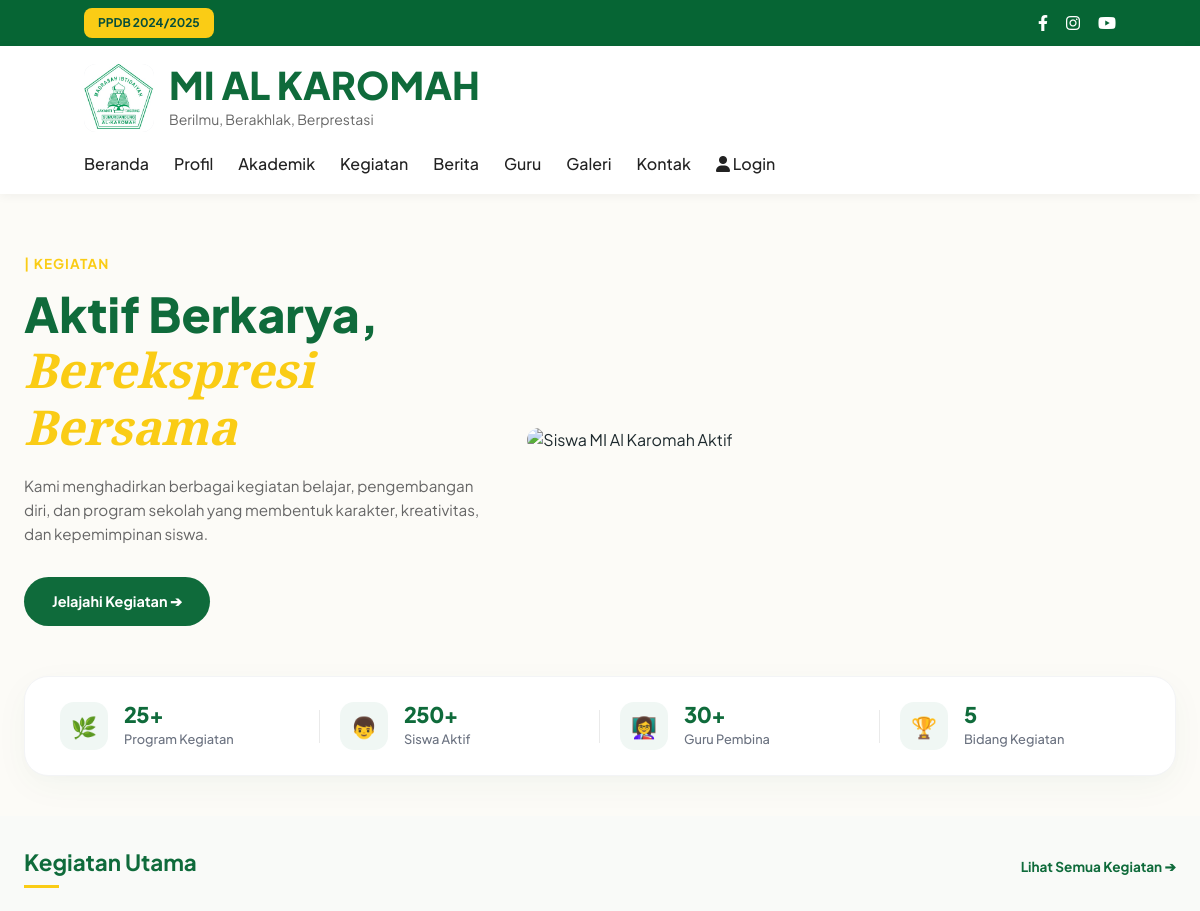
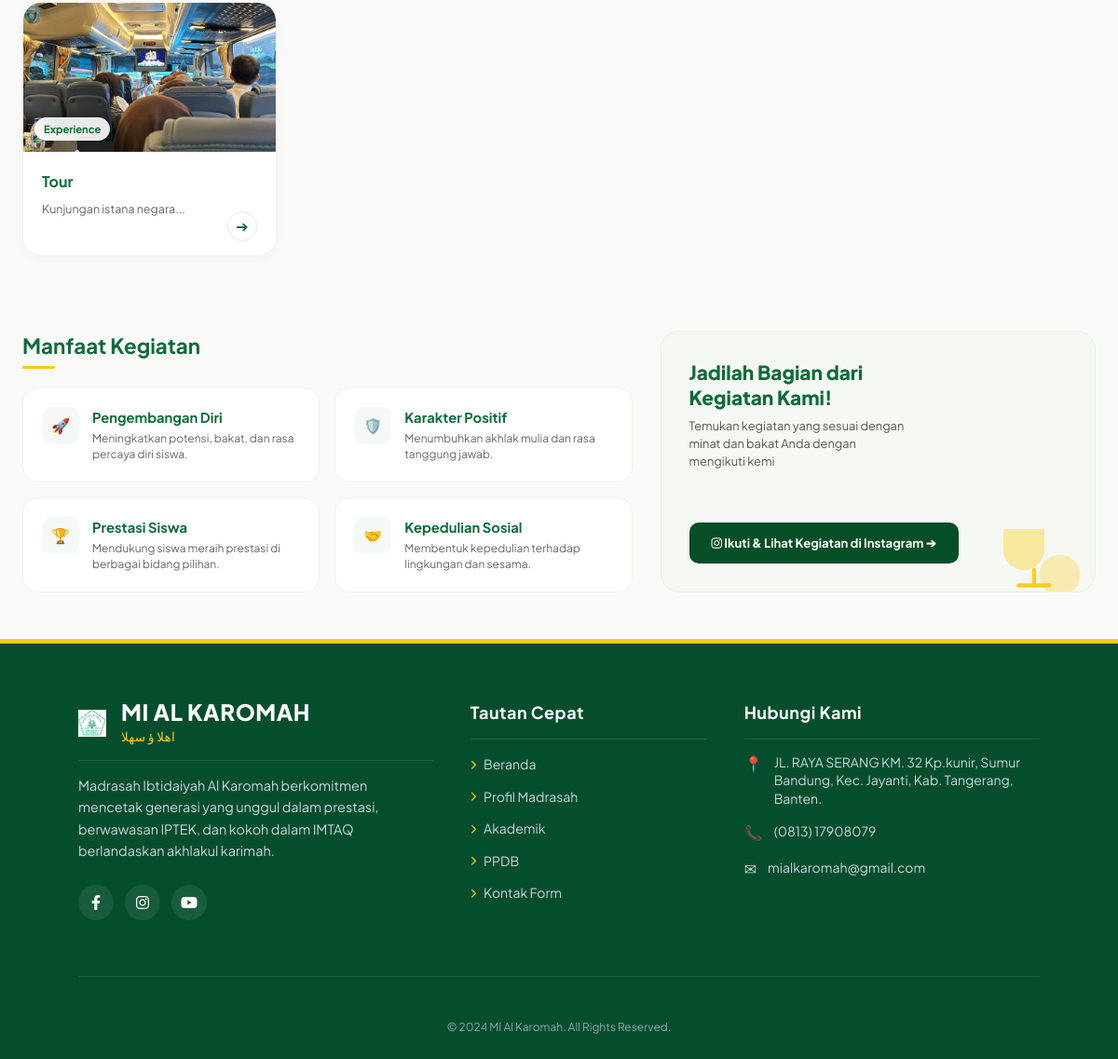
Screenshot of /kegiatan.php with the database file from the repository (2 pictures, top to bottom).
### tables this page shows
CREATE TABLE `kegiatan` (
  `id` int(11) NOT NULL,
  `judul` varchar(255) DEFAULT NULL,
  `slug` varchar(255) DEFAULT NULL,
  `kategori` varchar(100) DEFAULT NULL,
  `deskripsi` text DEFAULT NULL,
  `isi` longtext DEFAULT NULL,
  `gambar` varchar(255) DEFAULT NULL,
  `tanggal` date DEFAULT NULL,
  `status` varchar(30) DEFAULT NULL,
  `created_at` timestamp NOT NULL DEFAULT current_timestamp()
);

### kegiatan.php (the view, shortened to what this page needs)
<?php
include 'config/koneksi.php';
$queryKegiatan = mysqli_query($conn, "SELECT * FROM kegiatan
                                      WHERE status = 'publish'
                                      ORDER BY id DESC
                                      LIMIT 4");
?>
<!DOCTYPE html>
<html lang="id">
<head>
    <link href="https://unpkg.com/aos@2.3.1/dist/aos.css" rel="stylesheet">
</head>
<body>
    <?php include 'layout/header.php'; ?>
    <section class="hero-kegiatan" data-aos="fade-up" data-aos-duration="800" data-aos-delay="0">
        <div class="container">
            <div class="hero-grid">
                <div class="hero-left" data-aos="fade-right" data-aos-duration="1000" data-aos-delay="200">
                    <span class="tag">| Kegiatan</span>
                    <h1>Aktif Berkarya,<br><span>Berekspresi Bersama</span></h1>
                    <p>Kami menghadirkan berbagai kegiatan belajar, pengembangan diri, dan program sekolah yang membentuk karakter, kreativitas, dan kepemimpinan siswa.</p>
                    <a href="#kegiatan-utama" class="btn-jelajah">Jelajahi Kegiatan ➔</a>
                </div>
                <div class="hero-right" data-aos="fade-left" data-aos-duration="1000" data-aos-delay="300">
                    <div class="image-mask-wrapper">
                        <img src="img/kegiatan.png" alt="Siswa MI Al Karomah Aktif">
                    </div>
                </div>
            </div>
            <div class="hero-stats-row" data-aos="fade-up" data-aos-duration="800" data-aos-delay="100">
                <div class="stat-mini-box" data-aos="zoom-in" data-aos-duration="600" data-aos-delay="150">
                    <div class="icon-container">🌿</div>
                    <div><h3>25+</h3><p>Program Kegiatan</p></div>
                </div>
                <div class="stat-mini-box" data-aos="zoom-in" data-aos-duration="600" data-aos-delay="250">
                    <div class="icon-container">👦</div>
                    <div><h3>250+</h3><p>Siswa Aktif</p></div>
                </div>
                <div class="stat-mini-box" data-aos="zoom-in" data-aos-duration="600" data-aos-delay="350">
                    <div class="icon-container">👩‍🏫</div>
                    <div><h3>30+</h3><p>Guru Pembina</p></div>
                </div>
                <div class="stat-mini-box" data-aos="zoom-in" data-aos-duration="600" data-aos-delay="450">
                    <div class="icon-container">🏆</div>
                    <div><h3>5</h3><p>Bidang Kegiatan</p></div>
                </div>
            </div>
        </div>
    </section>
    <section id="kegiatan-utama" class="kegiatan-unggulan" data-aos="fade-up" data-aos-duration="800" data-aos-delay="100">
        <div class="container">
            <div class="section-header-flex" data-aos="fade-down" data-aos-duration="600" data-aos-delay="150">
                <h3 class="main-title-decorated">Kegiatan Utama</h3>
                <a href="kegiatan.php" class="link-lihat-semua">Lihat Semua Kegiatan ➔</a>
            </div>
            <div class="kegiatan-grid">
                <?php if (mysqli_num_rows($queryKegiatan) > 0): ?>
                    <?php $delay = 0; while ($kg = mysqli_fetch_assoc($queryKegiatan)): $delay += 100; ?>
                        <div class="kegiatan-card" data-aos="flip-up" data-aos-duration="700" data-aos-delay="<?= $delay; ?>">
                            <div class="kg-img-box">
                                <img src="assets/kegiatan/<?= $kg['gambar']; ?>"
                                     alt="<?= htmlspecialchars($kg['judul']); ?>"
                                     onerror="this.src='upload/default.jpg'">
                                <span class="badge-tag-kg">
                                    <?= htmlspecialchars($kg['kategori']); ?>
                                </span>
                            </div>
                            <div class="kg-body">
                                <h4><?= htmlspecialchars($kg['judul']); ?></h4>
                                <p><?= htmlspecialchars(substr($kg['deskripsi'], 0, 100)); ?>...</p>
                                <a href="kegiatan_detail.php?slug=<?= $kg['slug']; ?>" class="btn-arrow-circle">➔</a>
                            </div>
                        </div>
                    <?php endwhile; ?>
                <?php endif; ?>
            </div>
        </div>
    </section>
    <section class="manfaat-cta-section" data-aos="fade-up" data-aos-duration="800" data-aos-delay="100">
        <div class="container">
            <div class="manfaat-grid-layout">
                <div>
                    <div class="section-header-flex" style="margin-bottom: 20px;" data-aos="fade-down" data-aos-duration="600" data-aos-delay="150">
                        <h3 class="main-title-decorated">Manfaat Kegiatan</h3>
                    </div>
                    <div class="manfaat-subgrid">
                        <div class="manfaat-box" data-aos="zoom-in" data-aos-duration="600" data-aos-delay="200">
                            <div class="m-icon-square">🚀</div>
                            <div class="m-text-info">
                                <h4>Pengembangan Diri</h4>
                                <p>Meningkatkan potensi, bakat, dan rasa percaya diri siswa.</p>
                            </div>
                        </div>
                        <div class="manfaat-box" data-aos="zoom-in" data-aos-duration="600" data-aos-delay="250">
                            <div class="m-icon-square">🛡️</div>
                            <div class="m-text-info">
                                <h4>Karakter Positif</h4>
                                <p>Menumbuhkan akhlak mulia dan rasa tanggung jawab.</p>
                            </div>
                        </div>
                        <div class="manfaat-box" data-aos="zoom-in" data-aos-duration="600" data-aos-delay="300">
                            <div class="m-icon-square">🏆</div>
                            <div class="m-text-info">
                                <h4>Prestasi Siswa</h4>
                                <p>Mendukung siswa meraih prestasi di berbagai bidang pilihan.</p>
                            </div>
                        </div>
                        <div class="manfaat-box" data-aos="zoom-in" data-aos-duration="600" data-aos-delay="350">
                            <div class="m-icon-square">🤝</div>
                            <div class="m-text-info">
                                <h4>Kepedulian Sosial</h4>
                                <p>Membentuk kepedulian terhadap lingkungan dan sesama.</p>
                            </div>
                        </div>
                    </div>
                </div>
                <div class="cta-join-card" data-aos="fade-left" data-aos-duration="800" data-aos-delay="200">
                    <div>
                        <h3>Jadilah Bagian dari<br>Kegiatan Kami!</h3>
                        <p>Temukan kegiatan yang sesuai dengan minat dan bakat Anda dengan mengikuti kemi</p>
                    </div>
                    <a href="https://www.instagram.com/mialkaromah" target="_blank" class="btn-cta-all" rel="noopener noreferrer">
                        <i class="fab fa-instagram"></i> Ikuti & Lihat Kegiatan di Instagram ➔
                    </a>
                    <svg class="cta-illustration" viewBox="0 0 100 100" fill="none">
                        <circle cx="75" cy="75" r="20" fill="#facc15" opacity="0.3"/>
                        <path d="M40 30h20v20c0 11-9 20-20 20s-20-9-20-20V30z" fill="#facc15" opacity="0.4"/>
                        <path d="M50 70v15M35 85h30" stroke="#facc15" stroke-width="4" stroke-linecap="round"/>
                    </svg>
                </div>
            </div>
        </div>
    </section>
<?php include_once 'layout/footer.php'; ?>
</body>
</html>

### layout/header.php (style rules this page uses)
* { margin: 0; padding: 0; box-sizing: border-box; }
body { font-family: 'Poppins', sans-serif; background: #f9faf8; color: #1e2a2e; line-height: 1.5; }

### layout/footer.php (style rules this page uses)
.container { max-width: 1200px; margin: 0 auto; padding: 0 24px; }

### rows the page displays
kegiatan: gambar (picture), kategori "Experience", judul "Tour", deskripsi "Kunjungan istana negara"
